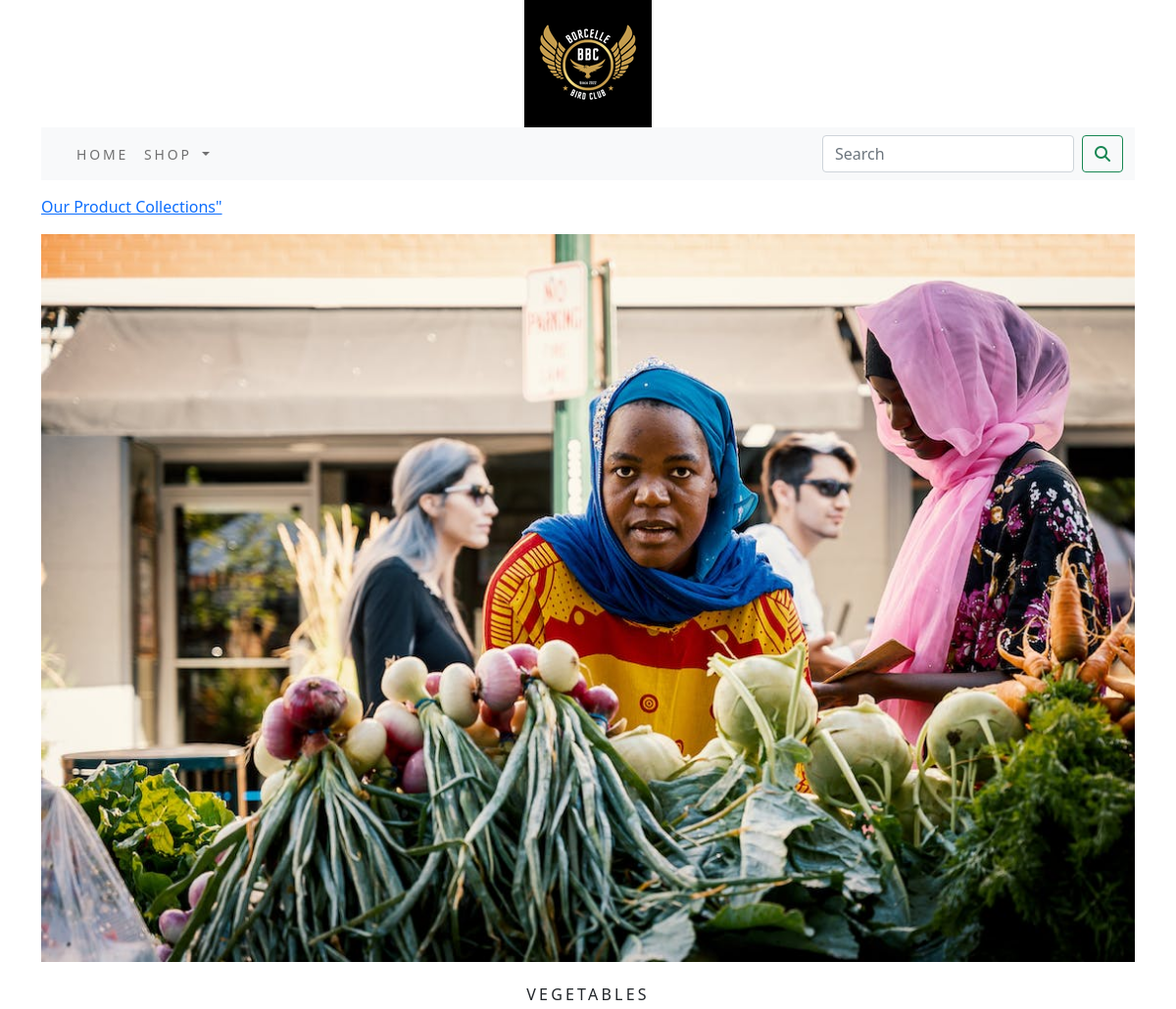
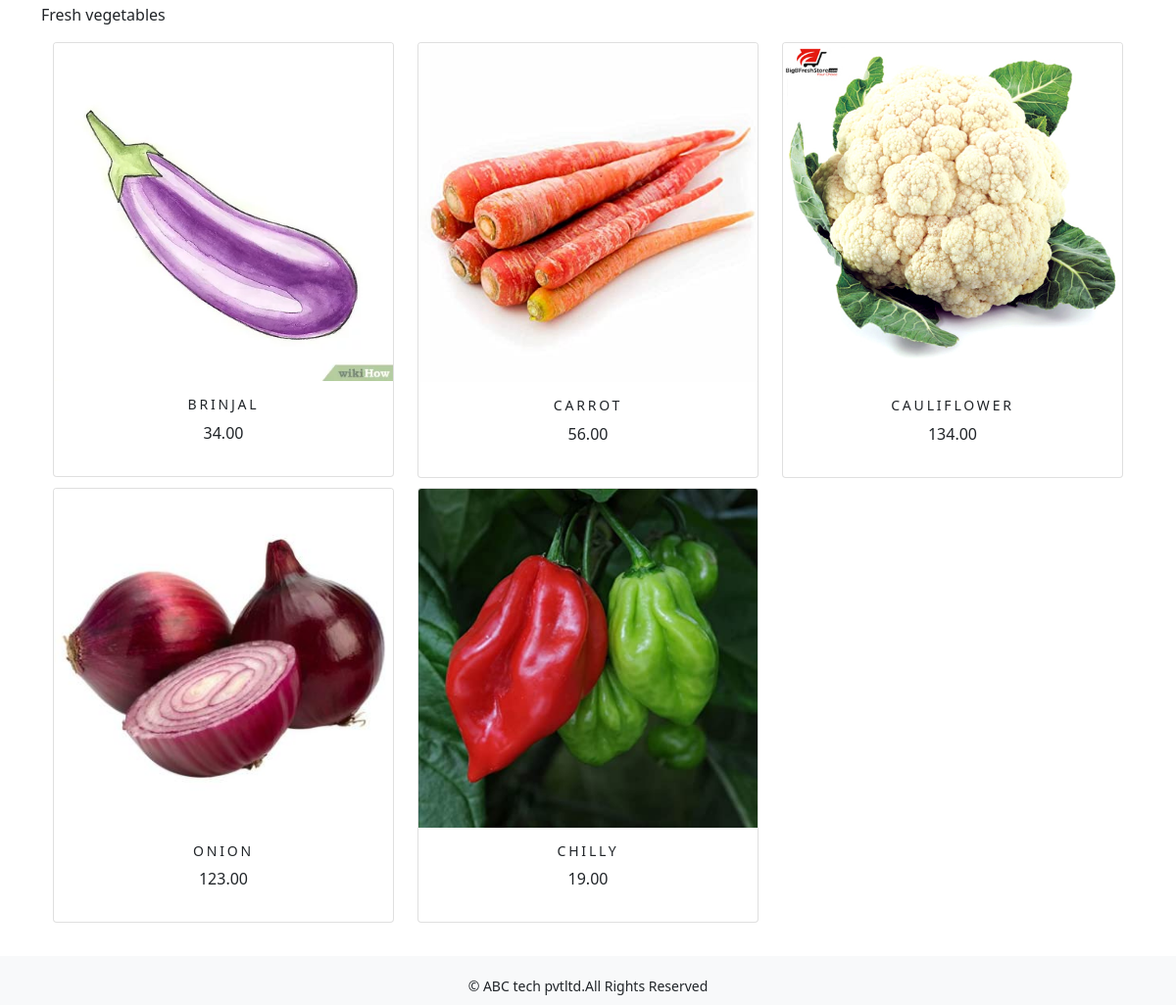
Page /ecommerceapp/VEGETABLES/ on the committed database (2 pictures, top to bottom).
### ecommerceapp/models.py (models this page shows, shortened)
class Category(models.Model):
    name=models.CharField(max_length=250,unique=True)
    slug=models.SlugField(max_length=250,unique=True)
    description=models.TextField(blank=True)
    image=models.ImageField(upload_to='category',blank=True)
    class Meta:
        ordering=('name',)
        verbose_name='category'
        verbose_name_plural='categories'
    def get_url(self):
        return reverse('ecommerceapp:product_by_category',args=[self.slug])

class Product(models.Model):
    name=models.CharField(max_length=250,unique=True)
    slug=models.SlugField(max_length=250,unique=True)
    description=models.TextField(blank=True)
    price=models.DecimalField(max_digits=10,decimal_places=2)
    category=models.ForeignKey(Category,on_delete=models.CASCADE)
    image=models.ImageField(upload_to='product',blank=True)
    stock=models.IntegerField()
    available=models.BooleanField(default=True)
    created=models.DateTimeField(auto_now_add=True)
    updated=models.DateTimeField(auto_now=True)
    def get_url(self):
        return  reverse('ecommerceapp:prodCatdetail',args=[self.category.slug,self.slug])
    class Meta:
        ordering=('name',)
        verbose_name='product'
        verbose_name_plural='products'

### ecommerceapp/views.py (the view)
# urls.py: path('', views.allProdCat, name='allProdCat'),
def allProdCat(request, c_slug=None):
    c_page = None
    products_list = None
    if c_slug != None:
        c_page = get_object_or_404(Category, slug=c_slug)
        products_list = Product.objects.all().filter(category=c_page, available=True)
    else:
        products_list = Product.objects.all().filter(available=True)
    paginator = Paginator(products_list, 6)
    try:
        page = int(request.GET.get('page', '1'))
    except:
        page = 1
    try:
        products = paginator.page(page)
    except   (EmptyPage, InvalidPage):
        products = paginator.page(paginator.num_pages)
    return render(request, "category.html", {'category': c_page, 'products': products})

### cart/context_processors.py (called while the page is built)
def counter(request):
    item_count=0
    if 'admin' in request.path:
        return {}
    else:
        try:
            cart=Cart.objects.filter(cart_id=_cart_id(request))
            car_items=CartItem.objects.all().filter(cart=cart[:1])
            for cart_item in car_items:
                item_count += cart_item.quantity
        except Cart.DoesNotExist:
            item_count =0
    return dict(item_count=item_count)

### cart/views.py (called while the page is built)
def _cart_id(request):
    cart=request.session.session_key
    if not cart:
        cart=request.session.create()
    return cart

### ecommerceapp/context_processors.py (called while the page is built)
def menu_links(request):
    links=Category.objects.all()
    return dict(links=links)

### templates/category.html (shortened to what this page needs)
{% extends 'base.html' %}
{% load static %}
{% block content %}
{% if category %}
    <div>
        <div class="row my_row_class">
            <div class="mx-auto">
           <p><a href="{% url 'ecommerceapp:allProdCat' %}"> Our Product Collections"</a></p>
        </div>
            </div>
    </div>
    {% endif %}
<div class="mx_auto">
    {% if category %}
         <img class="my_image" src="{{category.image.url}}" alt="{{category.name}}">
</div>
    <br>
<div>
         <h1 class="text-center my_title">{{category.name}}</h1>
         <p class="text-justify">{{category.description}}</p>
</div>
    {% endif %}
<div class="container">
    <div class="row mx_auto">
        {% for product in products.object_list %}
        <div class="my_bottom_margin col-9 col-sm-4 col-md-4  xol-lg-4">
            <div class="card text-center" style="min-width:18rem;">
                <a href="{{product.get_url}}"><img class ="card-img-top my_image" src="{{product.image.url}}" alt="{{product.name}}"></a>
            <div class="card-body">
               <h4>{{product.name}}</h4>
               <p>{{product.price}}</p>
            </div>
            </div>
        </div>
        {% endfor %}
    </div>
    <br>
</div>
{% endblock %}

### static/css/custom.css (style rules this page uses)
body { font-family: 'Roboto', sans-serif; }
.my_row_class { padding-top :15px; }
.my_image { width:100%; height:auto; }
.my_title { font-size:16px; text_transform:uppercase; letter-spacing:.2em; }
.my_bottom_margin { margin-bottom:10px; }
.card-body h4 { font-size:14px; text-transform:uppercase; letter-spacing:.2em }

### rows in the picture
Category: image (picture), name "VEGETABLES", description "Fresh vegetables"
Product: image (picture), name "BRINJAL", price "34.00"
Product: image (picture), name "CARROT", price "56.00"
Product: image (picture), name "CAULIFLOWER", price "134.00"
Product: image (picture), name "ONION", price "123.00"
Product: image (picture), name "CHILLY", price "19.00"
